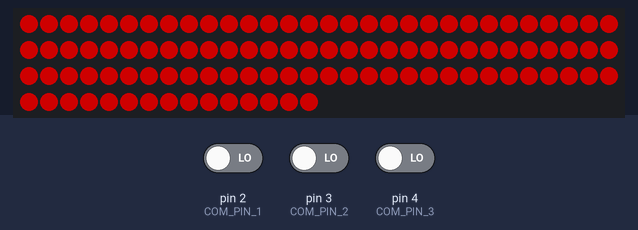
Bench run of a sketch on a simulated Arduino Uno, built with avr-gcc and run on an emulated ATmega328P. Shown: 105 RGB LEDs in strip order, left to right, continuing on the next row. The test bench sets the inputs (shaded band); at power-on: pin 2 (COM_PIN_1) LOW, pin 3 (COM_PIN_2) LOW, pin 4 (COM_PIN_3) LOW. Dim RGB values are drawn brighter than linear; colours are those a GRB WS2812 strip shows for the declared byte order; what the sketch prints to the serial monitor is not drawn.

Above: at 1.2 s.
1.3 s: pin 2 (COM_PIN_1) driven HIGH
At 2.2 s:
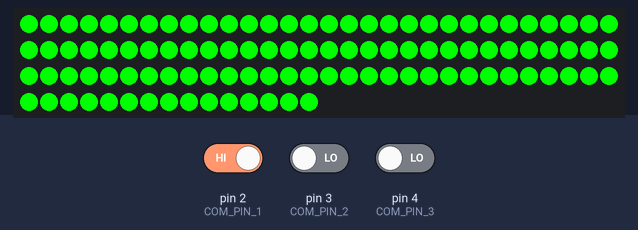
2.8 s: pin 3 (COM_PIN_2) driven HIGH
At 3.4 s:
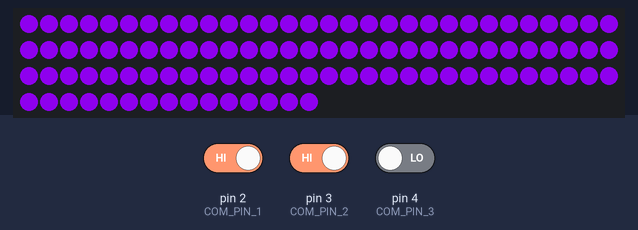
4.3 s: pin 4 (COM_PIN_3) driven HIGH
At 4.45 s:
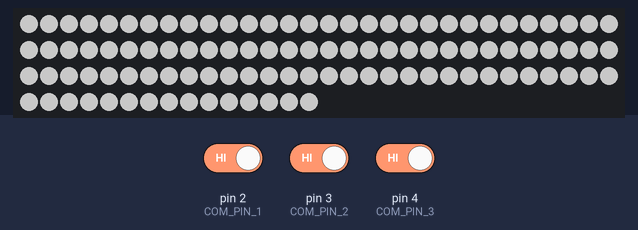
6.1 s: pin 2 (COM_PIN_1) driven LOW and pin 3 (COM_PIN_2) driven LOW
At 6.35 s:
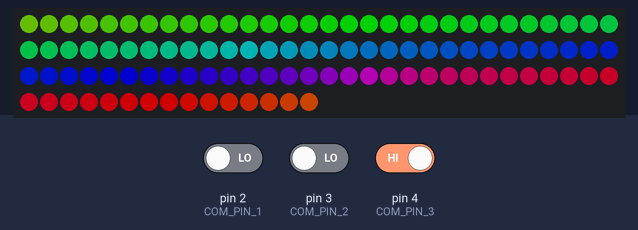
8.6 s: pin 2 (COM_PIN_1) driven HIGH
At 9.0 s:
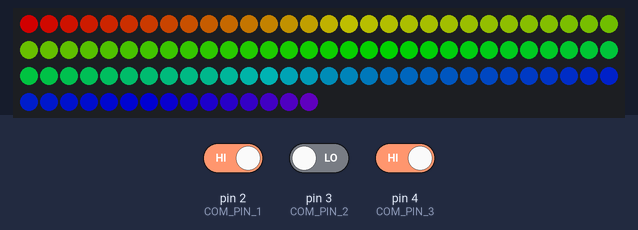
10.1 s: pin 2 (COM_PIN_1) driven LOW
At 10.56 s:
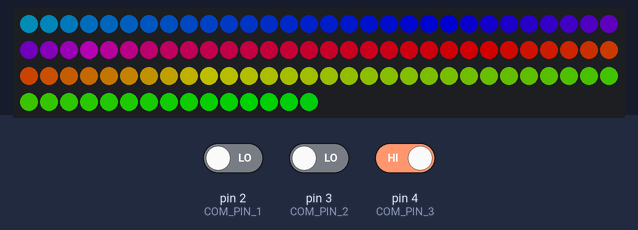
Timing chart, 0 to 12.3 s (numbered marks = the images above; inputs shaded):
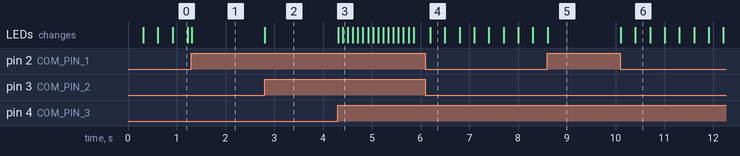

The sketch:

LEDStrip.ino
```cpp
#include <FastLED.h>

#define NUM_STRIPS 1
#define NUM_LEDS_PER_STRIP 105
CRGB leds[NUM_LEDS_PER_STRIP];

#define LED_PIN_1 10

#define BRIGHTNESS 175
#define SATURATION 255


//Define digital input pins from RoboRio
#define COM_PIN_1 2 // pin that controls arm
#define COM_PIN_2 3
#define COM_PIN_3 4

bool getBrighter = true;
int currentRed = 0;

int currentColor = 0;
bool colorchange = true;


int currentState = 0;

long white_counter = 0;

void setup() {
  pinMode(COM_PIN_1, INPUT);
  pinMode(COM_PIN_2, INPUT);
  pinMode(COM_PIN_3, INPUT);

  //note that this model uses GRB formatting
  FastLED.addLeds<WS2812B, LED_PIN_1, RGB>(leds, NUM_LEDS_PER_STRIP);
  Serial.begin(9600);
}

void loop() {
  handleCurrentSelection();
  lightUp();
  Serial.println(currentState);
}

void setYellow() {
    white_counter = 0;

    for (int j = 0; j < NUM_LEDS_PER_STRIP; j++) {
      leds[j] = CRGB(255, 255, 0);
    }

  FastLED.show();
}

void setPurple() {
  white_counter = 0;

    for (int j = 0; j < NUM_LEDS_PER_STRIP; j++) {
      leds[j] = CRGB(0, 119, 200);
    }

  FastLED.show();
}

void setGreen() {
  white_counter = 0;

  for (int j = 0; j < NUM_LEDS_PER_STRIP; j++) {
    leds[j] = CRGB(255, 0, 0);
  }
  FastLED.show();
}

void setBlue(){
  white_counter = 0;

  for (int j = 0; j < NUM_LEDS_PER_STRIP; j++) {
    leds[j] = CRGB(0, 0, 255);
  }
  FastLED.show();
}

void setWhite(){

  CRGB desired_color;

  white_counter = (int)(((double)white_counter) + 1.5);

  if(white_counter < 300) {
    int div = (white_counter / 20) % 2;
    if(div == 1) {
      desired_color = CRGB(100,100,100);
    } else {
      desired_color = CRGB(0,0,0);
    }
  } else {
    desired_color = CRGB(0, 119, 200);
  }

  // if((white_counter > 20 && white_counter < 40) || (white_counter > 60 && white_counter < 80)  || white_counter > 100) {
  //   desired_color = CRGB(255,255,255);
  // } else {
  //   desired_color = CRGB(0,0,0);
  // }

  for(int j = 0; j < NUM_LEDS_PER_STRIP; j++){
    leds[j] = desired_color;
  }
  FastLED.show();
}

void redOscillating() {
  white_counter = 0;
  if (getBrighter) {
    currentRed += 5;
  } else {
    currentRed -= 5;
  }

  for (int j = 0; j < NUM_LEDS_PER_STRIP; j++) {
    if (currentRed >= 255) {
      currentRed = 255;
      getBrighter = false;
    } else if (currentRed <= 0) {
      currentRed = 0;
      getBrighter = true;
    }
    leds[j] = CRGB(0, currentRed, 0);

  }

  FastLED.show();
}

void RainbowOscillating(){
    white_counter = 0;

    if(colorchange){
      currentColor += 2;
    }
    for(int j = 0; j<NUM_LEDS_PER_STRIP; j++){
      if(currentColor > 255){
        currentColor = 0;
      }
      leds[j] = CHSV(currentColor - (j * 2), SATURATION, BRIGHTNESS);
    }
		FastLED.show();
}

void handleCurrentSelection() {
  for (int i = 2; i <= 4; i++) {
    bitWrite(currentState, i-2, digitalRead(i));
  }
}

void lightUp() {

  switch (currentState) {
    case 0:
      redOscillating();
      break;
    case 1:
      setGreen();
      break;
    case 7:
      setWhite();
      break;
    case 4:
      RainbowOscillating();
      break;
    case 2:
      setBlue();
      break;
    case 3:
      setPurple();
    default:
      break;
  }
}
```

Measured:
- after the input at 1.3 s, the LEDs: change at once (image 1)
- after the input at 2.8 s, the LEDs: change at once (image 2)
- after the input at 4.3 s, the LEDs: first change at once (image 3 shows a later state)
- after the input at 6.1 s, the LEDs: change after 0.10 s (image 4)
- after the input at 8.6 s, the LEDs: change at once (image 5)
- after the input at 10.1 s, the LEDs: first change at once (image 6 shows a later state)
